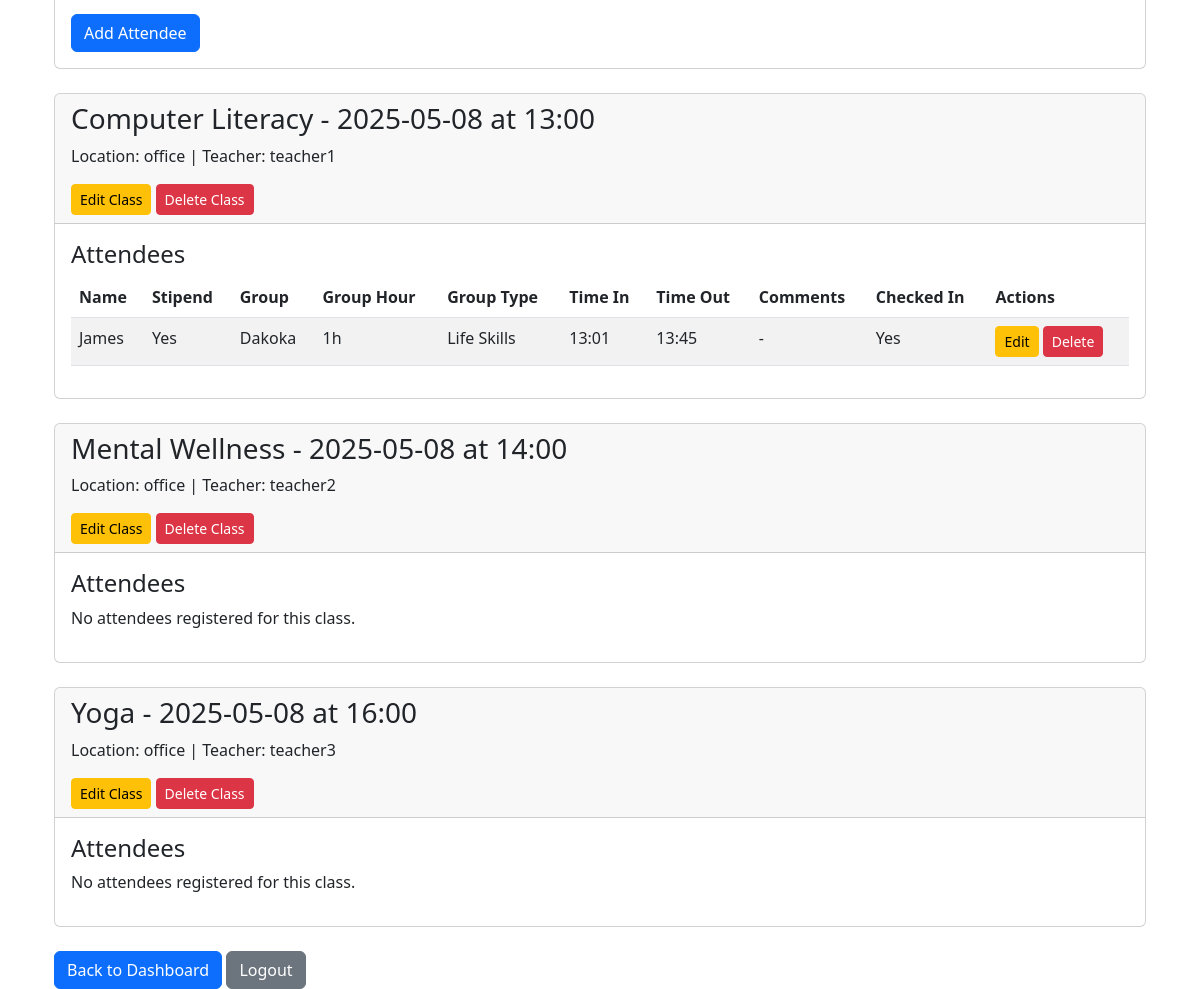
Page /admin/manage (signed in, lower part) on the earlier database version.
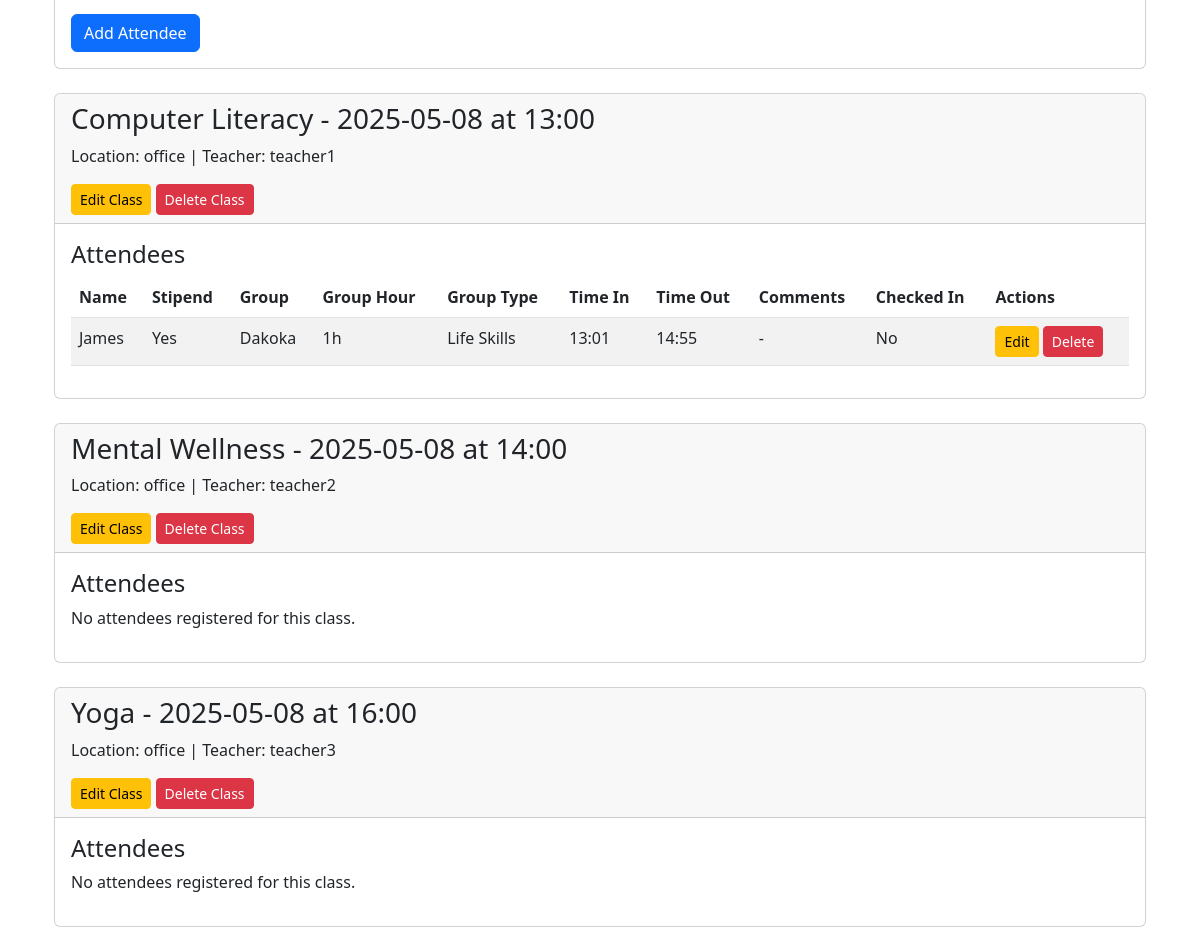
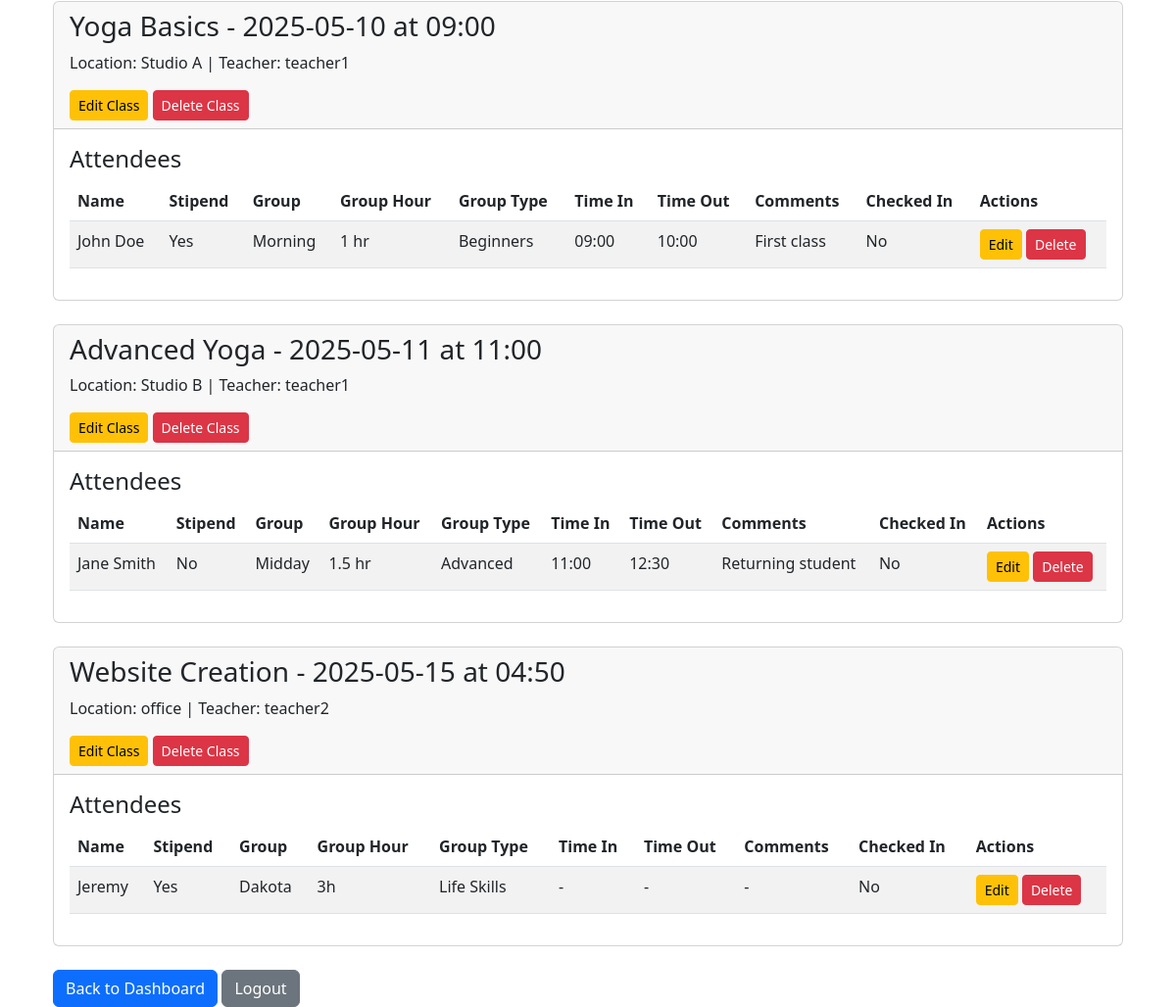
Same page on the later database version (2 pictures, top to bottom).
### models.py (models this page shows, shortened)
class Class(db.Model):
    id = db.Column(db.Integer, primary_key=True)
    name = db.Column(db.String(100), nullable=False)
    date = db.Column(db.Date, nullable=False)
    time = db.Column(db.Time, nullable=False)
    teacher_id = db.Column(db.Integer, db.ForeignKey('user.id'), nullable=False)
    location = db.Column(db.String(100), nullable=False)
    attendees = db.relationship('Attendee', backref='class_ref', lazy=True, cascade="all, delete-orphan")

class User(db.Model, UserMixin):
    id = db.Column(db.Integer, primary_key=True)
    username = db.Column(db.String(80), unique=True, nullable=False)
    password_hash = db.Column(db.String(128), nullable=False)
    role = db.Column(db.String(20), nullable=False)  # admin, frontdesk, teacher
    classes = db.relationship('Class', backref='teacher', lazy=True)

class Attendee(db.Model):
    id = db.Column(db.Integer, primary_key=True)
    name = db.Column(db.String(100), nullable=False)
    stipend = db.Column(db.Boolean, default=False)
    group = db.Column(db.String(50), nullable=True)
    comments = db.Column(db.String(200), nullable=True)
    checked_in = db.Column(db.Boolean, default=False)
    class_id = db.Column(db.Integer, db.ForeignKey('class.id'), nullable=False)
    group_hour = db.Column(db.String(50), nullable=True)  # e.g., "1 hr" or "10:00 AM"
    group_type = db.Column(db.String(50), nullable=True)  # e.g., "Beginners", "Advanced"
    time_in = db.Column(db.Time, nullable=True)  # Check-in time
    time_out = db.Column(db.Time, nullable=True)  # Check-out time

### routes/admin.py (the view, shortened to what this page needs)
@bp.route('/admin/manage', methods=['GET', 'POST'])
@login_required
def manage():
    if current_user.role != 'admin':
        flash('Access denied: Admins only.', 'danger')
        return redirect(url_for('auth.login'))
    classes = Class.query.all()
    teachers = User.query.filter_by(role='teacher').all()
    return render_template('admin_manage.html', classes=classes, teachers=teachers)

### app.py (called while the page is built)
@login_manager.user_loader
def load_user(user_id):
    from models import User
    return User.query.get(int(user_id))

### templates/admin_manage.html (shortened to what the changed rows need)
{% extends 'base.html' %}
{% block content %}
<div class="container mt-5">
    {% if classes %}
        {% for class_ in classes %}
            <div class="card mb-4">
                <div class="card-header">
                    <h3>{{ class_.name }} - {{ class_.date.strftime('%Y-%m-%d') }} at {{ class_.time.strftime('%H:%M') }}</h3>
                    <p>Location: {{ class_.location }} | Teacher: {{ class_.teacher.username }}</p>
                    <button type="button" class="btn btn-warning btn-sm" data-bs-toggle="modal" data-bs-target="#editClassModal{{ class_.id }}">
                        Edit Class
                    </button>
                    <form method="POST" action="{{ url_for('admin.manage') }}" class="d-inline">
                        <button type="submit" name="delete_class" class="btn btn-danger btn-sm">Delete Class</button>
                    </form>
                </div>
                <div class="card-body">
                    <h4>Attendees</h4>
                    {% if class_.attendees %}
                        <table class="table table-striped">
                            <thead>
                                <tr>
                                    <th>Name</th>
                                    <th>Stipend</th>
                                    <th>Group</th>
                                    <th>Group Hour</th>
                                    <th>Group Type</th>
                                    <th>Time In</th>
                                    <th>Time Out</th>
                                    <th>Comments</th>
                                    <th>Checked In</th>
                                    <th>Actions</th>
                                </tr>
                            </thead>
                            <tbody>
                                {% for attendee in class_.attendees %}
                                    <tr>
                                        <td>{{ attendee.name }}</td>
                                        <td>{{ 'Yes' if attendee.stipend else 'No' }}</td>
                                        <td>{{ attendee.group or '-' }}</td>
                                        <td>{{ attendee.group_hour or '-' }}</td>
                                        <td>{{ attendee.group_type or '-' }}</td>
                                        <td>{{ attendee.time_in.strftime('%H:%M') if attendee.time_in else '-' }}</td>
                                        <td>{{ attendee.time_out.strftime('%H:%M') if attendee.time_out else '-' }}</td>
                                        <td>{{ attendee.comments or '-' }}</td>
                                        <td>{{ 'Yes' if attendee.checked_in else 'No' }}</td>
                                        <td>
                                            <button type="button" class="btn btn-warning btn-sm" data-bs-toggle="modal" data-bs-target="#editAttendeeModal{{ attendee.id }}">
                                                Edit
                                            </button>
                                            <form method="POST" action="{{ url_for('admin.manage') }}" class="d-inline">
                                                <button type="submit" name="delete_attendee" class="btn btn-danger btn-sm">Delete</button>
                                            </form>
                                        </td>
                                    </tr>
                                {% endfor %}
                            </tbody>
                        </table>
                    {% else %}
                        <p>No attendees registered for this class.</p>
                    {% endif %}
                </div>
            </div>
        {% endfor %}
    {% else %}
        <p>No classes available.</p>
    {% endif %}
</div>
{% endblock %}

Differences in the rows shown:
changed Attendee "James": time_out "13:45" → "14:55"; checked_in "Yes" → "No"
added Class: name "Yoga Basics", date "2025-05-10", time "09:00", location "Studio A", teacher.username "teacher1"
added Attendee: name "John Doe", stipend "Yes", group "Morning", group_hour "1 hr", group_type "Beginners", time_in "09:00", time_out "10:00", comments "First class", checked_in "No", shown under "Yoga Basics"
added Class: name "Advanced Yoga", date "2025-05-11", time "11:00", location "Studio B", teacher.username "teacher1"
added Attendee: name "Jane Smith", stipend "No", group "Midday", group_hour "1.5 hr", group_type "Advanced", time_in "11:00", time_out "12:30", comments "Returning student", checked_in "No", shown under "Advanced Yoga"
added Class: name "Website Creation", date "2025-05-15", time "04:50", location "office", teacher.username "teacher2"
added Attendee: name "Jeremy", stipend "Yes", group "Dakota", group_hour "3h", group_type "Life Skills", time_in "-", time_out "-", comments "-", checked_in "No", shown under "Website Creation"
